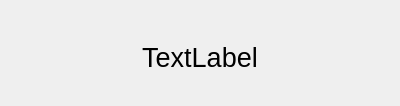
<?xml version="1.0" encoding="UTF-8"?>
<ui version="4.0">
 <class>pageHead</class>
 <widget class="QWidget" name="pageHead">
  <property name="geometry">
   <rect>
    <x>0</x>
    <y>0</y>
    <width>400</width>
    <height>106</height>
   </rect>
  </property>
  <property name="sizePolicy">
   <sizepolicy hsizetype="Expanding" vsizetype="Maximum">
    <horstretch>0</horstretch>
    <verstretch>0</verstretch>
   </sizepolicy>
  </property>
  <property name="windowTitle">
   <string>Form</string>
  </property>
  <layout class="QVBoxLayout" name="verticalLayout">
   <property name="leftMargin">
    <number>15</number>
   </property>
   <property name="topMargin">
    <number>20</number>
   </property>
   <property name="rightMargin">
    <number>15</number>
   </property>
   <item>
    <widget class="QLabel" name="pageTitle">
     <property name="sizePolicy">
      <sizepolicy hsizetype="Expanding" vsizetype="Expanding">
       <horstretch>0</horstretch>
       <verstretch>0</verstretch>
      </sizepolicy>
     </property>
     <property name="font">
      <font>
       <pointsize>20</pointsize>
      </font>
     </property>
     <property name="text">
      <string>TextLabel</string>
     </property>
     <property name="textFormat">
      <enum>Qt::AutoText</enum>
     </property>
     <property name="alignment">
      <set>Qt::AlignCenter</set>
     </property>
    </widget>
   </item>
  </layout>
 </widget>
 <resources/>
 <connections/>
</ui>
